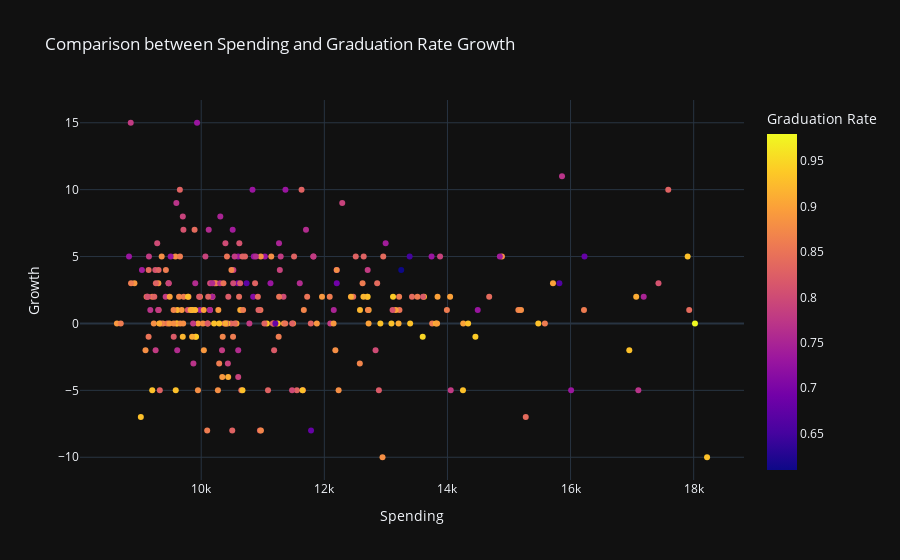

Notebook code for this chart:
### Code cell
fig = px.scatter(
    growthdf,
    title="Comparison between Spending and Graduation Rate Growth",
    x="Spending",
    y="Growth",
    # size="County Value",
    color="Graduation Rate",
    template="plotly_dark",
)
# fig.update_traces(textposition='top left')
# Years 
fig.update_layout(showlegend= False)
fig.show()

### Figure 1 — Plotly figure (JSON) as saved in the notebook; plotly's stock layout.template omitted (floating-point values rounded to 4 significant figures; data arrays with more than 128 entries replaced by an {"elided": "..."} marker saying what was removed)
{"data": [{"hovertemplate": "Spending=%{x}<br>Growth=%{y}<br>Graduation Rate=%{marker.color}<extra></extra>", "legendgroup": "", "marker": {"color": {"elided": "278 float values"}, "coloraxis": "coloraxis", "symbol": "circle"}, "mode": "markers", "name": "", "orientation": "v", "showlegend": false, "type": "scatter", "x": {"elided": "278 int values"}, "xaxis": "x", "y": {"elided": "278 float values"}, "yaxis": "y"}], "layout": {"coloraxis": {"colorbar": {"title": {"text": "Graduation Rate"}}, "colorscale": [[0, "#0d0887"], [0.1111, "#46039f"], [0.2222, "#7201a8"], [0.3333, "#9c179e"], [0.4444, "#bd3786"], [0.5556, "#d8576b"], [0.6667, "#ed7953"], [0.7778, "#fb9f3a"], [0.8889, "#fdca26"], [1, "#f0f921"]]}, "legend": {"tracegroupgap": 0}, "showlegend": false, "title": {"text": "Comparison between Spending and Graduation Rate Growth"}, "xaxis": {"anchor": "y", "domain": [0, 1], "title": {"text": "Spending"}}, "yaxis": {"anchor": "x", "domain": [0, 1], "title": {"text": "Growth"}}}}
